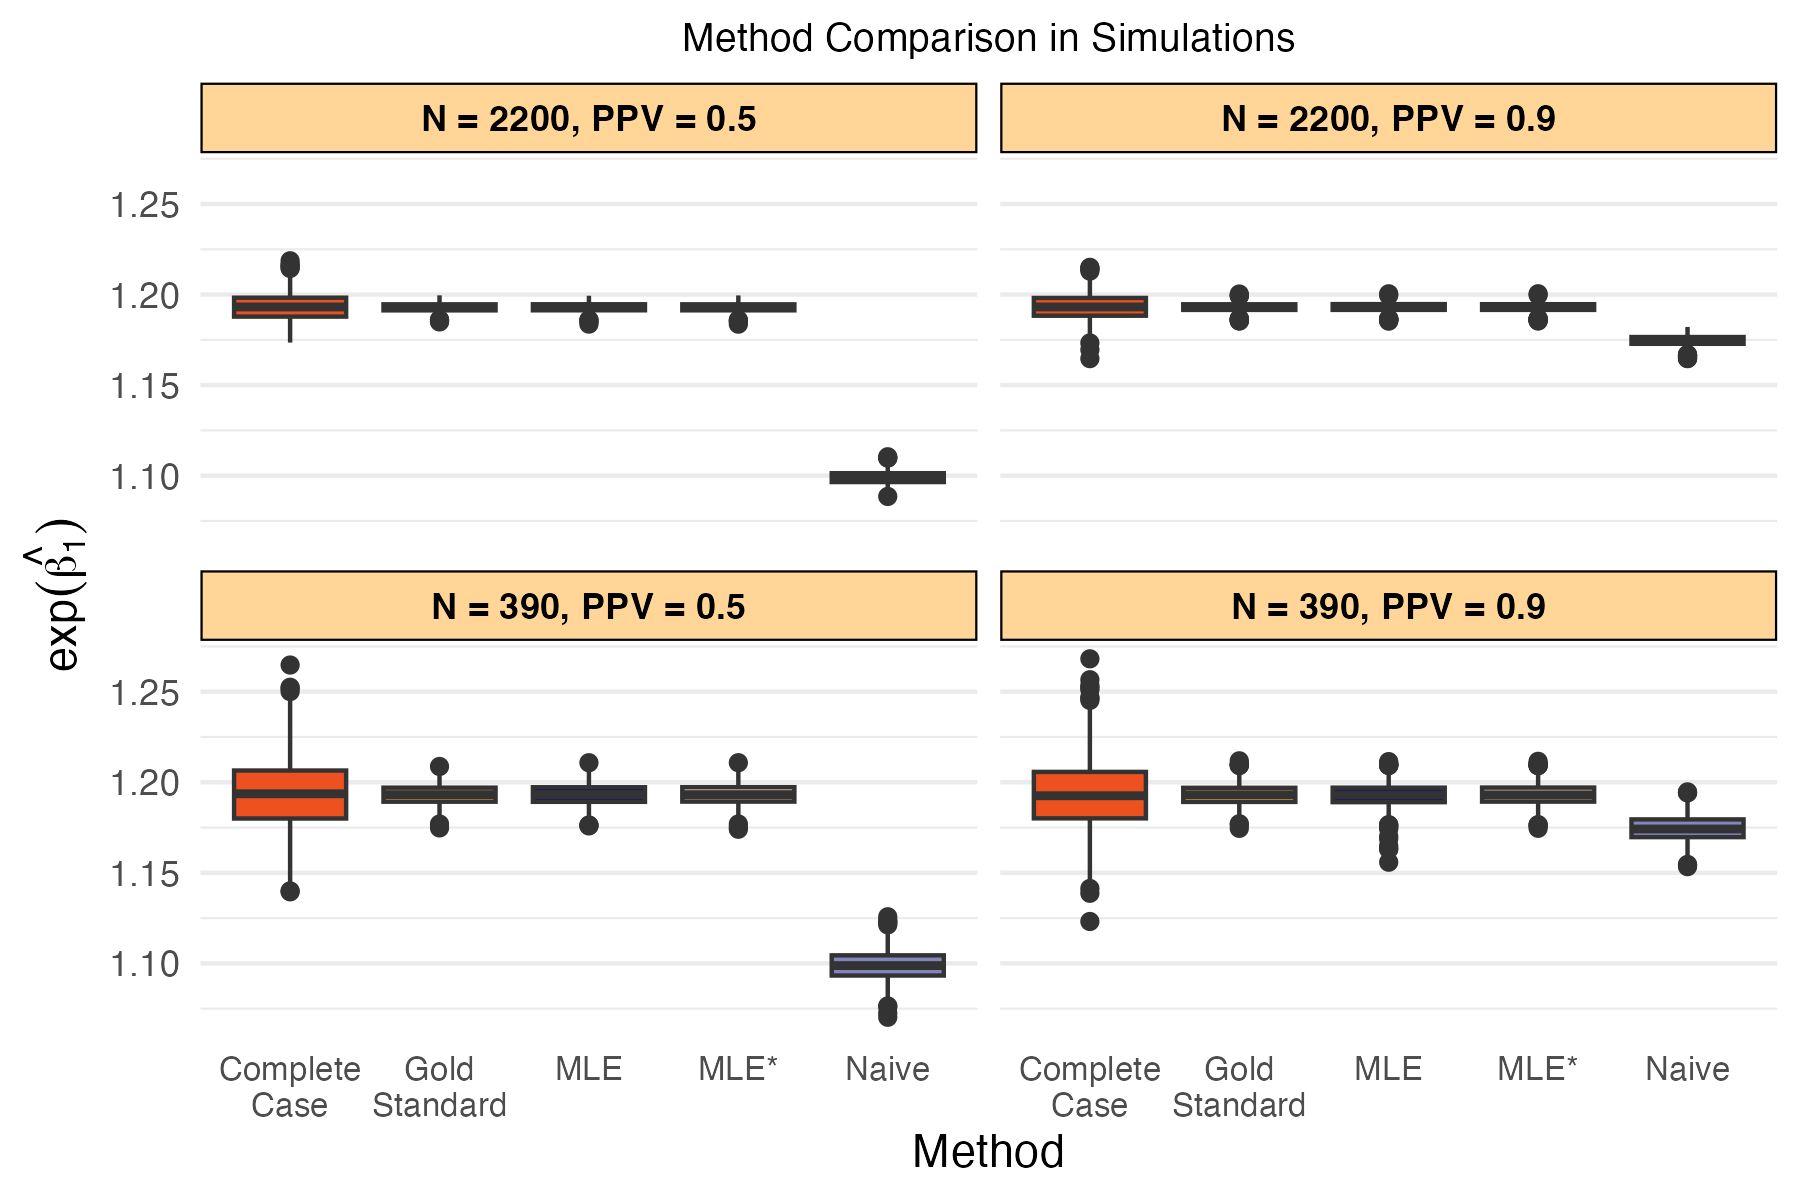

Generate this figure with R:

sims <- read.csv("one_sided_vary_ppv.csv")

library(latex2exp)





sims_long <- sims |>
  pivot_longer(cols = contains("beta1_"),
               names_to = "method_type",
               values_to = "betahat1")

simplot <- sims_long |>
  filter(method_type %in% c("beta1_cc", "beta1_gs", "beta1_mle",
                            "beta1_mle_strat", "beta1_n")) |> #cut to coefs
  filter(ppv %in% c(0.5, 0.9)) |> #extract two extremes
  mutate(Nstr = ifelse(N == 390, "N = 390", "N = 2200"),
         PPVstr = ifelse(ppv == 0.5, "PPV = 0.5", "PPV = 0.9"),
         grp = paste0(Nstr, ", ", PPVstr),
         method_type = case_when(
           method_type == "beta1_cc" ~ "Complete Case",
           method_type == "beta1_gs" ~ "Gold Standard",
           method_type == "beta1_mle" ~ "MLE",
           method_type == "beta1_mle_strat" ~ "MLE*",
           method_type == "beta1_n" ~ "Naive"
         )) |> #labels
  ggplot(aes(x = as.factor(method_type), y = exp(betahat1))) +
  geom_boxplot(aes(fill = method_type)) +
  theme_minimal() +
  scale_x_discrete(labels = function(x) str_wrap(x, width = 8)) +
  theme(plot.title = element_text(size = 9.5, hjust = 0.5),
        plot.subtitle = element_text(size = 9.5),
        axis.ticks.x = element_blank(),
        panel.grid.major.x = element_blank(),
        panel.grid.minor.x = element_blank(),
        legend.position = "none",
        strip.background = element_rect(fill = "#ffd697"),
        strip.text = element_text(color = "black", face = "bold"),
        axis.text.x = element_text(size = 8)) +
  scale_fill_manual(values = c("#ed511f", "#ffb849", "#0a097d","#f4d1b1", "#8484be")) +
  facet_wrap(vars(grp)) +
  labs(y = TeX("$exp(\\hat{\\beta_1})$"),
       fill = "Method",
       x = "Method",
       title = "Method Comparison in Simulations")

ggsave("simplot.png", simplot, height = 4, width = 6, unit = "in", bg = "white")
